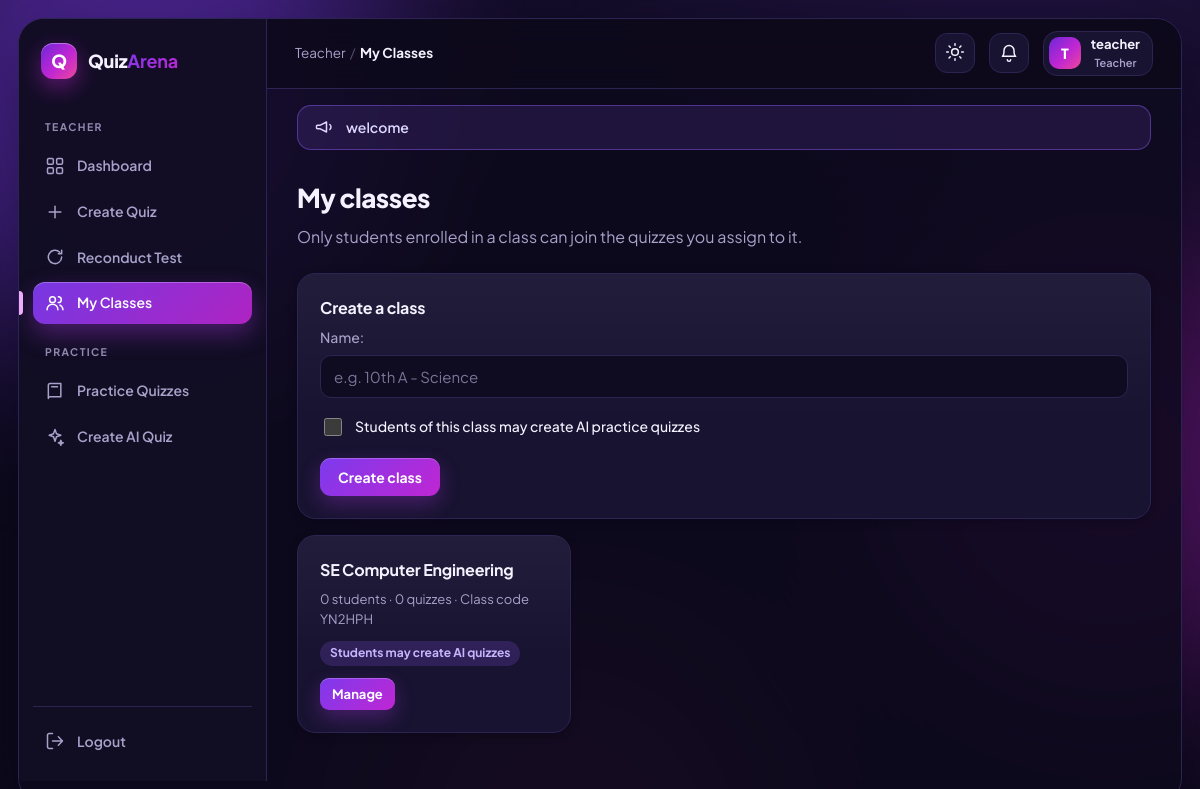
Page /teacher/classes/ (signed in) on the committed database.
### exams/models.py (models this page shows, shortened)
class SiteSetting(models.Model):
    allow_teacher_registration = models.BooleanField("Allow new teacher sign-ups", default=True)
    allow_student_registration = models.BooleanField("Allow new student sign-ups", default=True)
    announcement_active = models.BooleanField("Show the announcement banner", default=False)
    announcement_text = models.CharField("Announcement text", max_length=300, blank=True, default="")
    announcement_level = models.CharField(
        max_length=8, default="info", choices=[("info", "Info"), ("warn", "Warning"), ("ok", "Good news")],
    )

class Classroom(models.Model):
    teacher = models.ForeignKey(User, on_delete=models.CASCADE, related_name="classrooms")
    name = models.CharField(max_length=100)
    join_code = models.CharField(max_length=6, unique=True, blank=True)
    allow_ai_quiz = models.BooleanField(
        "Students of this class may create AI practice quizzes", default=False,
    )
    created_at = models.DateTimeField(auto_now_add=True)
    class Meta:
        ordering = ["name"]

### exams/views.py (the view)
# urls.py: path("teacher/classes/", views.classes_list, name="classes_list"),
@teacher_required
def classes_list(request):
    if request.method == "POST":
        form = ClassForm(request.POST)
        if form.is_valid():
            new = form.save(commit=False)
            new.teacher = request.user
            new.save()
            messages.success(request, f"Class created. Class code: {new.join_code}")
            return redirect("class_detail", class_id=new.id)
    else:
        form = ClassForm()
    classes = (
        Classroom.objects.filter(teacher=request.user)
        .annotate(n_students=Count("enrollments", distinct=True), n_exams=Count("exams", distinct=True))
    )
    return render(request, "exams/classes.html", {"classes": classes, "form": form})

### exams/forms.py
class ClassForm(forms.ModelForm):
    class Meta:
        model = Classroom
        fields = ["name", "allow_ai_quiz"]
        widgets = {"name": forms.TextInput(attrs={"placeholder": "e.g. 10th A - Science"})}

### exams/access.py (called while the page is built)
def is_teacher(user):
    return user.is_authenticated and user.groups.filter(name="Teachers").exists()

def in_group(user, name):
    return user.is_authenticated and user.groups.filter(name=name).exists()

def is_admin(user):
    return user.is_authenticated and (user.is_superuser or in_group(user, "Admins"))

def can_create_ai_quiz(user):
    if not user.is_authenticated:
        return False
    if is_admin(user) or is_teacher(user):
        return True
    return Enrollment.objects.filter(student=user, classroom__allow_ai_quiz=True).exists()

def cleared_at(user):
    state = NotificationState.objects.filter(user=user).first()
    return state.cleared_at if state else None

### exams/context_processors.py (called while the page is built)
def _announcement():
    from .models import SiteSetting  # imported here so this file loads before the apps are ready
    try:
        site = SiteSetting.objects.filter(pk=1).first()
    except Exception:  # table not created yet (before migrate)
        site = None
    if site and site.announcement_active and site.announcement_text.strip():
        return {"site_announcement": site.announcement_text.strip(), "site_announcement_level": site.announcement_level}
    return {"site_announcement": "", "site_announcement_level": "info"}

### exams/forms.py (called while the page is built)
def is_teacher(user):
    return user.is_authenticated and user.groups.filter(name="Teachers").exists()

### exams/logic.py (called while the page is built)
def nav_section(url_name, is_teacher):
    return NAV_SECTIONS.get(url_name or "", "")

### exams/views.py (called while the page is built)
def teacher_required(view):
    @wraps(view)
    def wrapper(request, *args, **kwargs):
        if not request.user.is_authenticated:
            return redirect(f"{reverse('teacher_login')}?next={request.path}")
        if not (is_teacher(request.user) or is_admin(request.user)):
            messages.error(request, "That page is only for teachers.")
            return redirect("quiz_list")
        return view(request, *args, **kwargs)
    return wrapper

### exams/templates/exams/classes.html (shortened to what this page needs)
{% extends "base.html" %}
{% block page_title %}My Classes{% endblock %}
{% block content %}
<div class="page-head">
  <div>
    <h1>My classes</h1>
    <p class="muted" style="margin:0">Only students enrolled in a class can join the quizzes you assign to it.</p>
  </div>
</div>
<form method="post" class="card" style="margin-bottom:16px">
  <h3>Create a class</h3>
  <div class="field">{{ form.name.label_tag }}{{ form.name }}{{ form.name.errors }}</div>
  <div class="field check">{{ form.allow_ai_quiz }}<label for="{{ form.allow_ai_quiz.id_for_label }}">{{ form.allow_ai_quiz.label }}</label></div>
  <button class="btn" type="submit">Create class</button>
</form>
<div class="grid">
  {% for c in classes %}
    <div class="card quiz-card">
      <div><h3>{{ c.name }}</h3>
        <div class="muted small">{{ c.n_students }} students &middot; {{ c.n_exams }} quizzes &middot; Class code {{ c.join_code }}</div></div>
      <div class="badges">{% if c.allow_ai_quiz %}<span class="badge badge-purple">Students may create AI quizzes</span>{% endif %}</div>
      <div class="actions"><a class="btn btn-sm" href="{% url 'class_detail' c.id %}">Manage</a></div>
    </div>
  {% empty %}
    <div class="card" style="grid-column: 1 / -1;"><h3>No classes yet</h3><p class="muted">Create your first class above, then add students to it.</p></div>
  {% endfor %}
</div>
{% endblock %}

### templates/components/topbar_right.html (shortened to what this page needs)
<button class="icon-btn theme-btn" type="button" data-theme-toggle aria-label="Switch light or dark theme" title="Switch theme">
  <span class="when-dark">{% include "components/icon.html" with name="sun" %}</span><span class="when-light">{% include "components/icon.html" with name="moon" %}</span>
</button>
{% if is_teacher %}
  <a class="icon-btn" href="{% url 'teacher_dashboard' %}#alerts" title="Suspicious activity in the last 24 hours" aria-label="Notifications">
  </a>
{% endif %}
<div class="profile">
  <button class="profile-btn" id="profile-btn" type="button" aria-haspopup="true" aria-expanded="false">
    <span class="avatar">{{ initial }}</span>
    <span class="profile-text"><span class="profile-name" style="display:block">{{ display_name }}</span><span class="profile-role">{% if is_admin %}Admin{% elif is_teacher %}Teacher{% else %}Student{% endif %}</span></span>
  </button>
</div>

### templates/components/announcement.html
{% if site_announcement %}<div class="announce announce-{{ site_announcement_level }}" role="status">{% include "components/icon.html" with name="megaphone" %}<span>{{ site_announcement }}</span></div>{% endif %}

### rows in the picture
SiteSetting: announcement_text "welcome"
Classroom: name "SE Computer Engineering", n_students "0", n_exams "0", join_code "YN2HPH", allow_ai_quiz "Students may create AI quizzes"

### other values in the picture
{{ initial }} "T"
{{ display_name }} "teacher"
